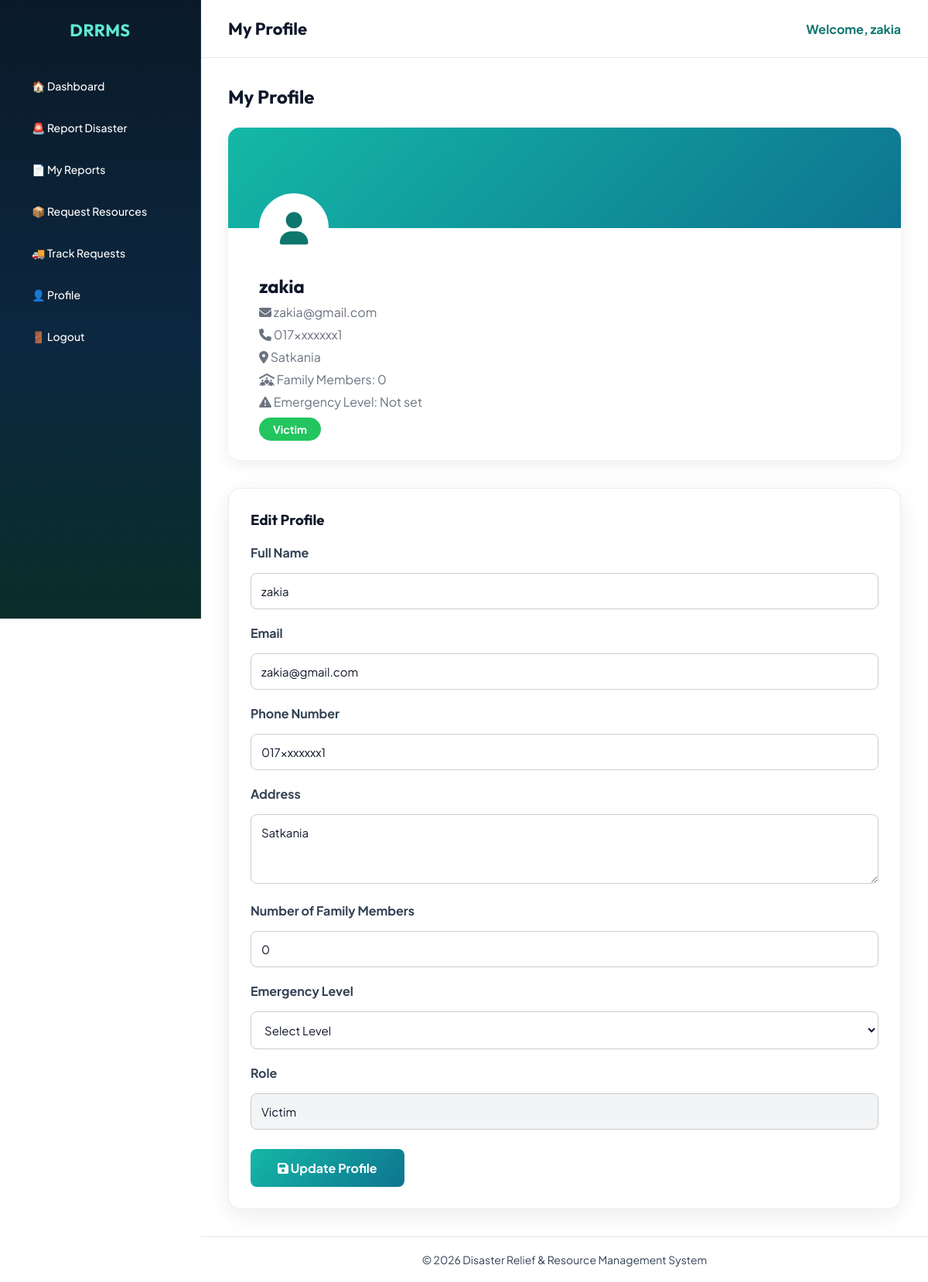
The page /victim/profile.php (signed in) on the database its author committed.
### tables this page shows
CREATE TABLE `users` (
  `user_id` int(11) NOT NULL,
  `name` varchar(100) NOT NULL,
  `email` varchar(100) NOT NULL,
  `phone` varchar(20) NOT NULL,
  `address` text NOT NULL,
  `password` varchar(255) NOT NULL,
  `registration_date` date NOT NULL,
  `nid_number` varchar(20) NOT NULL,
  `role` enum('Admin','Volunteer','Victim') NOT NULL
);

CREATE TABLE `victim` (
  `victim_id` int(11) NOT NULL,
  `user_id` int(11) NOT NULL,
  `number_of_family_members` int(11) DEFAULT NULL,
  `emergency_level` enum('Low','Medium','High','Critical') DEFAULT NULL
);

### victim/profile.php (the view, shortened to what this page needs)
<?php
include("../config/database.php");
$user_id = (int)$_SESSION['user_id'];
$getUser = mysqli_query($conn, "
SELECT *
FROM users
WHERE user_id='$user_id'
");
$user = mysqli_fetch_assoc($getUser);
$getVictim = mysqli_query($conn, "
SELECT *
FROM victim
WHERE user_id='$user_id'
");
$victim = mysqli_fetch_assoc($getVictim);
?>
<!DOCTYPE html>
<html lang="en">
<head>
<link rel="stylesheet" href="../css/admin.css">
<link rel="stylesheet" href="https://cdnjs.cloudflare.com/ajax/libs/font-awesome/6.7.2/css/all.min.css">
</head>
<body>
<div class="dashboard">
<?php include("../includes/victim_sidebar.php"); ?>
<div class="main-content">
<?php include("../includes/victim_header.php"); ?>
<div class="content">
<h2 style="margin-bottom:25px;">My Profile</h2>
<div style="background:white;
border-radius:15px;
box-shadow:0 5px 20px rgba(0,0,0,.08);
overflow:hidden;
margin-bottom:30px;">
<div style="background:linear-gradient(135deg,#14b8a6,#0e7490);
height:130px;
position:relative;">
<div style="
position:absolute;
left:40px;
bottom:-45px;
width:90px;
height:90px;
background:white;
border-radius:50%;
display:flex;
align-items:center;
justify-content:center;
border:5px solid white;">
<i class="fa-solid fa-user"
style="font-size:42px;color:#0f766e;"></i>
</div>
</div>
<div style="padding:60px 40px 30px;">
<h2 style="margin:0;">
<?php echo htmlspecialchars($user['name']); ?>
</h2>
<p style="color:#6b7280;margin:8px 0;">
<i class="fa-solid fa-envelope"></i>
<?php echo htmlspecialchars($user['email']); ?>
</p>
<p style="color:#6b7280;margin:8px 0;">
<i class="fa-solid fa-phone"></i>
<?php echo htmlspecialchars($user['phone']); ?>
</p>
<p style="color:#6b7280;margin:8px 0;">
<i class="fa-solid fa-location-dot"></i>
<?php echo htmlspecialchars($user['address']); ?>
</p>
<?php if($victim){ ?>
<p style="color:#6b7280;margin:8px 0;">
<i class="fa-solid fa-people-roof"></i>
Family Members:
<?php echo $victim['number_of_family_members'] !== null ? (int)$victim['number_of_family_members'] : 'Not set'; ?>
</p>
<p style="color:#6b7280;margin:8px 0 14px;">
<i class="fa-solid fa-triangle-exclamation"></i>
Emergency Level:
<?php echo !empty($victim['emergency_level']) ? htmlspecialchars($victim['emergency_level']) : 'Not set'; ?>
</p>
<?php } ?>
<span style="
background:#22C55E;
color:white;
padding:6px 18px;
border-radius:30px;
font-size:14px;
font-weight:bold;">
<?php echo htmlspecialchars($user['role']); ?>
</span>
</div>
</div>
<div class="table-box">
<h3 style="margin-bottom:20px;">Edit Profile</h3>
<form method="POST">
<label><b>Full Name</b></label>
<input
type="text"
name="name"
value="<?php echo htmlspecialchars($user['name']); ?>"
required
style="width:100%;padding:13px;margin:10px 0 20px;border:1px solid #ccc;border-radius:8px;">
<label><b>Email</b></label>
<input
type="email"
name="email"
value="<?php echo htmlspecialchars($user['email']); ?>"
required
style="width:100%;padding:13px;margin:10px 0 20px;border:1px solid #ccc;border-radius:8px;">
<label><b>Phone Number</b></label>
<input
type="text"
name="phone"
value="<?php echo htmlspecialchars($user['phone']); ?>"
required
style="width:100%;padding:13px;margin:10px 0 20px;border:1px solid #ccc;border-radius:8px;">
<label><b>Address</b></label>
<textarea
name="address"
required
style="width:100%;padding:13px;margin:10px 0 20px;border:1px solid #ccc;border-radius:8px;resize:vertical;min-height:90px;"><?php echo htmlspecialchars($user['address']); ?></textarea>
<label><b>Number of Family Members</b></label>
<input
type="number"
name="number_of_family_members"
min="0"
value="<?php echo isset($victim['number_of_family_members']) ? (int)$victim['number_of_family_members'] : 0; ?>"
style="width:100%;padding:13px;margin:10px 0 20px;border:1px solid #ccc;border-radius:8px;">
<label><b>Emergency Level</b></label>
<select
name="emergency_level"
style="width:100%;padding:13px;margin:10px 0 20px;border:1px solid #ccc;border-radius:8px;">
<option value="">Select Level</option>
</select>
<label><b>Role</b></label>
<input
type="text"
value="<?php echo htmlspecialchars($user['role']); ?>"
readonly
style="width:100%;padding:13px;margin:10px 0 25px;background:#F3F4F6;border:1px solid #ccc;border-radius:8px;">
<button
type="submit"
name="update_profile"
style="
background:linear-gradient(135deg,#14b8a6,#0e7490);
color:white;
border:none;
padding:14px 35px;
border-radius:8px;
font-size:16px;
font-weight:bold;
cursor:pointer;
transition:.3s;">
<i class="fa-solid fa-floppy-disk"></i>
Update Profile
</button>
</form>
</div>
</div>
<?php include("../includes/admin_footer.php"); ?>
</div>
</div>
</body>
</html>

### css/admin.css (style rules this page uses)
:root { --bg-page:#eef4f7; --bg-deep:#061018; --bg-sidebar:#0a1a28; --primary:#14b8a6; --primary-deep:#0f766e; --accent:#f97316; --text:#0f172a; --muted:#64748b; --white:#ffffff; --border:rgba(15,23,42,.08); --gradient-primary:linear-gradient(135deg, #14b8a6 0%, #0e7490 100%); --gradient-accent:linear-gradient(135deg, #f97316 0%, #dc2626 100%); --gradient-sidebar: linear-gradient(180deg, #0a1a28 0%, #0c2740 55%, #0a2e2a 100%); --shadow:0 8px 28px rgba(15,23,42,.08); --font-display:'Outfit',sans-serif; --font-body:'Plus Jakarta Sans',sans-serif; }
* { margin:0; padding:0; box-sizing:border-box; font-family:var(--font-body); }
body { background:#ffffff; color:var(--text); }
h1,h2,h3,.sidebar h2 { font-family:var(--font-display); }
.dashboard { display:flex; min-height:100vh; background:#ffffff; }
.main-content { margin-left:260px; width:calc(100% - 260px); min-height:100vh; background:#ffffff; display:flex; flex-direction:column; }
.content { padding:35px; background:#ffffff; color:#0f172a; flex:1 0 auto; }
.content h2 { color:#0f172a; }
.table-box { margin-top:36px; background:var(--white); border-radius:16px; padding:28px; border:1px solid var(--border); box-shadow:var(--shadow); }
.content form input, .content form select, .content form textarea, .table-box form input, .table-box form select, .table-box form textarea { border:1px solid #dbe4ea; border-radius:10px; padding:11px 14px; font-family:var(--font-body); outline:none; transition:.2s; }
.content form button, .table-box button, a.btn, .btn { background:var(--gradient-primary); color:white; border:none; border-radius:10px; padding:11px 18px; cursor:pointer; font-weight:600; font-family:var(--font-body); text-decoration:none; display:inline-block; transition:.25s; }
.table-box label { display:block; margin-bottom:6px; color:#334155; }
.table-box input, .table-box textarea, .table-box select { width:100%; margin:0 0 18px; padding:13px 14px; border:1px solid #dbe4ea; border-radius:10px; font-family:var(--font-body); font-size:15px; color:#0f172a; background:#ffffff; outline:none; }
.table-box textarea { resize:vertical; min-height:90px; }
.table-box button[type="submit"], .content form button[type="submit"] { background:var(--gradient-primary); color:#ffffff; border:none; border-radius:10px; padding:14px 28px; font-size:15px; font-weight:600; cursor:pointer; }

### rows shown on the page
users: name "zakia", email "zakia@gmail.com", phone "017xxxxxxx1", address "Satkania", role "Victim"
victim: number_of_family_members "0"

### other values the page prints
$page_title "My Profile"
$_SESSION['name'] "zakia"
